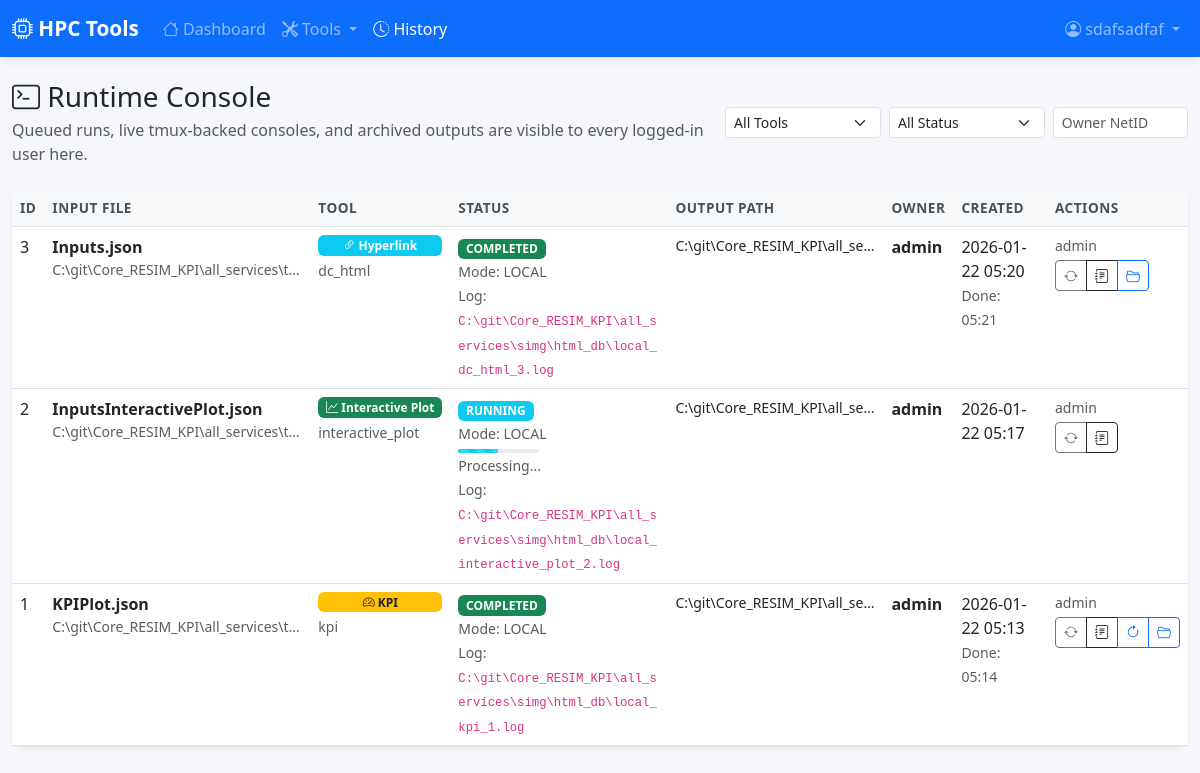
Page /html/history (signed in) on the earlier database version.
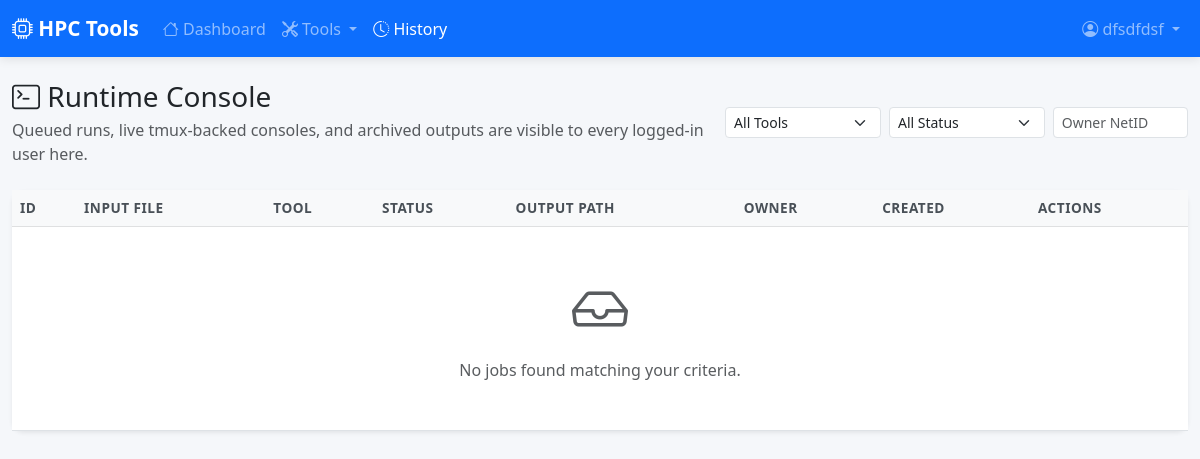
Same page on the later database version.
### models.py (models this page shows, shortened)
class User(UserMixin, db.Model):
    __tablename__ = 'users'
    id = db.Column(db.Integer, primary_key=True)
    net_id = db.Column(db.String(50), unique=True, nullable=False, index=True)
    name = db.Column(db.String(100), nullable=False)
    password_hash = db.Column(db.String(256), nullable=False)
    role = db.Column(db.String(20), default='user')  # 'user', 'admin'
    created_at = db.Column(db.DateTime, default=datetime.utcnow)
    last_login = db.Column(db.DateTime)
    cluster_password_ciphertext = db.Column(db.Text)
    cluster_password_updated_at = db.Column(db.DateTime)
    is_active = db.Column(db.Boolean, default=True)
    jobs = db.relationship('JobHistory', backref='user', lazy='dynamic')
    chat_sessions = db.relationship('ChatSession', backref='user', lazy='dynamic')
    hyperlink_saved_pairs = db.relationship('HyperlinkSavedPair', backref='owner', lazy='dynamic')

class JobHistory(db.Model):
    __tablename__ = 'job_history'
    id = db.Column(db.Integer, primary_key=True)
    user_id = db.Column(db.Integer, db.ForeignKey('users.id'), nullable=False)
    tool_name = db.Column(db.String(50), nullable=False, index=True)
    input_path = db.Column(db.String(500), nullable=False)
    input_filename = db.Column(db.String(255))  # Extracted HDF filename for display
    output_path = db.Column(db.String(500))
    slurm_job_id = db.Column(db.String(50), index=True)
    status = db.Column(db.String(20), default='QUEUED', index=True)
    output_log_path = db.Column(db.String(500))
    error_message = db.Column(db.Text)
    parameters = db.Column(db.JSON)  # Store additional parameters as JSON
    created_at = db.Column(db.DateTime, default=datetime.utcnow, index=True)
    started_at = db.Column(db.DateTime)
    completed_at = db.Column(db.DateTime)

### app.py (the view)
@app.route('/html/history')
@login_required
def job_history():
    page = request.args.get('page', 1, type=int)
    tool_filter = request.args.get('tool', '')
    status_filter = request.args.get('status', '')
    owner_filter = (request.args.get('owner') or '').strip()
    query = JobHistory.query
    if tool_filter:
        query = query.filter_by(tool_name=tool_filter)
    if status_filter:
        query = query.filter_by(status=status_filter)
    if owner_filter:
        query = query.join(User).filter(User.net_id.ilike(f'%{owner_filter}%'))
    jobs = query.order_by(JobHistory.created_at.desc())\
        .paginate(page=page, per_page=20)
    for job in jobs.items:
        _sync_runtime_job(job)
    return render_template('history.html',
                         jobs=jobs,
                         tool_filter=tool_filter,
                         status_filter=status_filter,
                         owner_filter=owner_filter)

### templates/history.html (shortened to what this page needs)
{% extends "base.html" %}
{% block content %}
<div class="container-fluid py-4">
    <div class="d-flex justify-content-between align-items-center mb-4">
        <div>
            <h3 class="mb-1"><i class="bi bi-terminal"></i> Runtime Console</h3>
            <div class="text-muted">Queued runs, live tmux-backed consoles, and archived outputs are visible to every logged-in user here.</div>
        </div>
        <div class="d-flex gap-2">
            <select class="form-select form-select-sm" id="toolFilter" onchange="applyFilters()">
                <option value="">All Tools</option>
            </select>
            <select class="form-select form-select-sm" id="statusFilter" onchange="applyFilters()">
                <option value="">All Status</option>
            </select>
            <input class="form-control form-control-sm" id="ownerFilter" value="{{ owner_filter or '' }}" placeholder="Owner NetID" onkeydown="if (event.key === 'Enter') applyFilters()">
        </div>
    </div>
    <div class="card shadow-sm">
        <div class="card-body p-0">
            <div class="table-responsive">
                <table class="table table-hover mb-0">
                    <thead class="table-light">
                        <tr>
                            <th>ID</th>
                            <th>Input File</th>
                            <th>Tool</th>
                            <th>Status</th>
                            <th>Output Path</th>
                            <th>Owner</th>
                            <th>Created</th>
                            <th>Actions</th>
                        </tr>
                    </thead>
                    <tbody>
                        {% for job in jobs.items %}
                        {% set job_parameters = job.parameters or {} %}
                        {% set runtime_console = job_parameters.get('runtime_console') or {} %}
                        {% set execution_label = job_parameters.get('execution_label') or job.tool_name %}
                        <tr data-job-id="{{ job.id }}">
                            <td>{{ job.id }}</td>
                            <td>
                                <div class="d-flex flex-column">
                                    <strong>{{ job.input_filename or job.input_path.split('/')[-1] }}</strong>
                                    <small class="text-muted text-truncate" style="max-width: 250px;" title="{{ job.input_path }}">
                                        {{ job.input_path }}
                                    </small>
                                </div>
                            </td>
                            <td>
                                <div class="d-flex flex-column gap-1">
                                {% if job.tool_name == 'interactive_plot' %}
                                    <span class="badge bg-success"><i class="bi bi-graph-up"></i> Interactive Plot</span>
                                {% elif job.tool_name == 'kpi' %}
                                    <span class="badge bg-warning text-dark"><i class="bi bi-speedometer2"></i> KPI</span>
                                {% elif job.tool_name == 'resim_run' %}
                                    <span class="badge bg-primary"><i class="bi bi-arrow-repeat"></i> Resim Run</span>
                                {% else %}
                                    <span class="badge bg-info"><i class="bi bi-link-45deg"></i> Hyperlink</span>
                                {% endif %}
                                    <small class="text-muted">{{ execution_label }}</small>
                                </div>
                            </td>
                            <td>
                                <span class="badge
                                    {% if job.status == 'COMPLETED' %}bg-success
                                    {% elif job.status == 'RUNNING' %}bg-info
                                    {% elif job.status == 'QUEUED' or job.status == 'SUBMITTED' or job.status == 'PENDING' %}bg-warning text-dark
                                    {% elif job.status == 'FAILED' %}bg-danger
                                    {% else %}bg-secondary{% endif %}"
                                    data-job-status="{{ job.id }}">
                                    {{ job.status }}
                                </span>
                                <br>
                                <small class="text-muted">
                                    Mode:
                                    {% if runtime_console.get('tmux_session_name') %}
                                        TMUX / SLURM
                                    {% elif job.slurm_job_id %}
                                        SLURM
                                    {% else %}
                                        LOCAL
                                    {% endif %}
                                </small>
                                {% if job.status in ['RUNNING', 'QUEUED', 'SUBMITTED', 'PENDING'] %}
                                <div class="progress mt-1" style="height: 4px; width: 80px;">
                                    <div class="progress-bar {% if job.status == 'RUNNING' %}progress-bar-striped progress-bar-animated bg-info{% else %}bg-warning{% endif %}"
                                         role="progressbar" style="width: 50%;"
                                         data-job-progress="{{ job.id }}"></div>
                                </div>
                                <small class="text-muted job-progress-text" data-job-progress-text="{{ job.id }}">{{ job_parameters.get('runtime_status_detail') or ('Processing...' if job.status == 'RUNNING' else 'Waiting in queue...') }}</small>
                                {% endif %}
                                {% if job.output_log_path %}
                                <br>
                                <small class="text-muted">
                                    Log: <code class="text-break">{{ job.output_log_path|host_path }}</code>
                                </small>
                                {% endif %}
                            </td>
                            <td>
                                {% if job.output_path %}
                                <small class="text-truncate d-block" style="max-width: 200px;" title="{{ job.output_path }}">
                                    {{ job.output_path }}
                                </small>
                                {% set runtime_artifacts = job.parameters.get('runtime_artifacts') if job.parameters else [] %}
                                {% else %}
                                <small class="text-muted">-</small>
                                {% endif %}
                            </td>
                            <td>
                                <div class="d-flex flex-column gap-1">
                                    <strong>{{ job.user.net_id if job.user else (job.parameters.get('requested_by') if job.parameters else 'unknown') }}</strong>
                                </div>
                            </td>
                            <td>
                                {{ job.created_at.strftime('%Y-%m-%d %H:%M') }}
                                {% if job.completed_at %}
                                <br><small class="text-muted">Done: {{ job.completed_at.strftime('%H:%M') }}</small>
                                {% endif %}
                            </td>
                            <td>
                                <small class="text-muted d-block mb-1">{{ job.user.net_id if job.user else (job.parameters.get('requested_by') if job.parameters else 'unknown') }}</small>
                                <div class="btn-group btn-group-sm">
                                    <button class="btn btn-outline-secondary" data-action="refresh" data-job-id="{{ job.id }}" title="Refresh status">
                                        <i class="bi bi-arrow-repeat"></i>
                                    </button>
                                    <a href="{{ url_for('view_job_log', job_id=job.id) }}" class="btn btn-outline-dark" title="Open log / runtime console">
                                        <i class="bi bi-journal-text"></i>
                                    </a>
                                    {% if job.status not in ['QUEUED', 'RUNNING', 'SUBMITTED', 'PENDING'] and (job.tool_name in ['kpi', 'interactive_plot', 'hyperlink_tool'] or job_parameters.get('paths')) %}
                                    <button class="btn btn-outline-primary" data-action="rerun" data-job-id="{{ job.id }}" title="Re-trigger job">
                                        <i class="bi bi-arrow-clockwise"></i>
                                    </button>
                                    {% endif %}
                                    {% if job.output_path and job.status == 'COMPLETED' %}
                                    <a href="{{ url_for('view_job_output', job_id=job.id) }}"
                                       class="btn btn-outline-primary" title="View Output">
                                        <i class="bi bi-folder2-open"></i>
                                    </a>
                                    {% endif %}
                                </div>
                            </td>
                        </tr>
                        {% else %}
                        <tr>
                            <td colspan="8" class="text-center text-muted py-5">
                                <i class="bi bi-inbox display-4 d-block mb-3"></i>
                                No jobs found matching your criteria.
                            </td>
                        </tr>
                        {% endfor %}
                    </tbody>
                </table>
            </div>
        </div>
    </div>
</div>
{% endblock %}

### templates/base.html (shortened to what this page needs)
<!DOCTYPE html>
<html lang="en">
<head>
    <link href="https://cdn.jsdelivr.net/npm/bootstrap@5.3.0/dist/css/bootstrap.min.css" rel="stylesheet">
    <link href="https://cdn.jsdelivr.net/npm/bootstrap-icons@1.10.0/font/bootstrap-icons.css" rel="stylesheet">
    <link href="{{ url_for('static', filename='css/style.css') }}" rel="stylesheet">
</head>
<body>
    {% if current_user.is_authenticated %}
    <nav class="navbar navbar-expand-lg navbar-dark bg-primary fixed-top">
        <div class="container-fluid">
            <a class="navbar-brand" href="{{ url_for('dashboard') }}">
                <i class="bi bi-cpu"></i> HPC Tools
            </a>
            <div class="collapse navbar-collapse" id="navbarNav">
                <ul class="navbar-nav me-auto">
                    <li class="nav-item">
                        <a class="nav-link {% if request.endpoint == 'dashboard' %}active{% endif %}"
                           href="{{ url_for('dashboard') }}">
                            <i class="bi bi-house"></i> Dashboard
                        </a>
                    </li>
                    <li class="nav-item dropdown">
                        <a class="nav-link dropdown-toggle" href="#" role="button" data-bs-toggle="dropdown">
                            <i class="bi bi-tools"></i> Tools
                        </a>
                    </li>
                    <li class="nav-item">
                        <a class="nav-link {% if request.endpoint == 'job_history' %}active{% endif %}"
                           href="{{ url_for('job_history') }}">
                            <i class="bi bi-clock-history"></i> History
                        </a>
                    </li>
                </ul>
                <ul class="navbar-nav">
                    <li class="nav-item dropdown">
                        <a class="nav-link dropdown-toggle" href="#" role="button" data-bs-toggle="dropdown">
                            <i class="bi bi-person-circle"></i> {{ current_user.name }}
                        </a>
                    </li>
                </ul>
            </div>
        </div>
    </nav>
    <main class="main-content">
    {% endif %}
    {% block content %}{% endblock %}
    {% if current_user.is_authenticated %}
    </main>
    {% endif %}
</body>
</html>

Differences in the rows shown:
removed JobHistory: id "3", input_filename "Inputs.json", input_path "C:\\git\\Core_RESIM_KPI\\all_services\\t…", shows "Hyperlink", tool_name "dc_html", status "COMPLETED", shows "LOCAL", output_log_path|host_path "C:\\git\\Core_RESIM_KPI\\all_services\\simg\\html_db\\local_dc_html_3.log", output_path "C:\\git\\Core_RESIM_KPI\\all_se…", user "admin", created_at "2026-01-22 05:20", completed_at "05:21"
removed JobHistory: id "2", input_filename "InputsInteractivePlot.json", input_path "C:\\git\\Core_RESIM_KPI\\all_services\\t…", shows "Interactive Plot", tool_name "interactive_plot", status "RUNNING", shows "LOCAL", get "Processing...", output_log_path|host_path "C:\\git\\Core_RESIM_KPI\\all_services\\simg\\html_db\\local_interactive_plot_2.log", output_path "C:\\git\\Core_RESIM_KPI\\all_se…", user "admin", created_at "2026-01-22 05:17"
removed JobHistory: id "1", input_filename "KPIPlot.json", input_path "C:\\git\\Core_RESIM_KPI\\all_services\\t…", tool_name "kpi", status "COMPLETED", shows "LOCAL", output_log_path|host_path "C:\\git\\Core_RESIM_KPI\\all_services\\simg\\html_db\\local_kpi_1.log", output_path "C:\\git\\Core_RESIM_KPI\\all_se…", user "admin", created_at "2026-01-22 05:13", completed_at "05:14"
changed User: name "sdafsadfaf" → "dfsdfdsf"
Other differences:
text now shown: "No jobs found matching your criteria."
